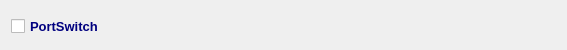
<?xml version="1.0" encoding="UTF-8"?>
<ui version="4.0">
 <class>PortSwitchWidget</class>
 <widget class="QWidget" name="PortSwitchWidget">
  <property name="geometry">
   <rect>
    <x>0</x>
    <y>0</y>
    <width>567</width>
    <height>50</height>
   </rect>
  </property>
  <property name="sizePolicy">
   <sizepolicy hsizetype="Preferred" vsizetype="Fixed">
    <horstretch>0</horstretch>
    <verstretch>0</verstretch>
   </sizepolicy>
  </property>
  <property name="minimumSize">
   <size>
    <width>200</width>
    <height>50</height>
   </size>
  </property>
  <property name="maximumSize">
   <size>
    <width>16777215</width>
    <height>50</height>
   </size>
  </property>
  <property name="font">
   <font>
    <family>Tahoma</family>
    <pointsize>10</pointsize>
   </font>
  </property>
  <property name="windowTitle">
   <string>Form</string>
  </property>
  <layout class="QVBoxLayout" name="verticalLayout">
   <item>
    <widget class="QCheckBox" name="portSwChB">
     <property name="minimumSize">
      <size>
       <width>0</width>
       <height>30</height>
      </size>
     </property>
     <property name="maximumSize">
      <size>
       <width>16777215</width>
       <height>30</height>
      </size>
     </property>
     <property name="font">
      <font>
       <family>Tahoma</family>
       <pointsize>10</pointsize>
       <weight>75</weight>
       <bold>true</bold>
      </font>
     </property>
     <property name="styleSheet">
      <string notr="true">color: rgb(0, 0, 127);</string>
     </property>
     <property name="text">
      <string>PortSwitch</string>
     </property>
     <property name="checked">
      <bool>false</bool>
     </property>
    </widget>
   </item>
  </layout>
 </widget>
 <resources/>
 <connections/>
</ui>
